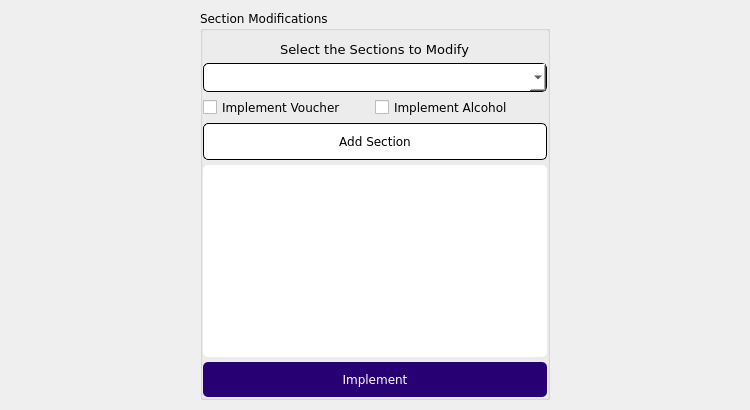
             <widget class="QWidget" name="tab_9">
              <property name="minimumSize">
               <size>
                <width>0</width>
                <height>0</height>
               </size>
              </property>
              <property name="font">
               <font>
                <family>Verdana</family>
               </font>
              </property>
              <property name="styleSheet">
               <string notr="true"/>
              </property>
              <attribute name="title">
               <string>Section Modifications</string>
              </attribute>
              <layout class="QHBoxLayout" name="horizontalLayout_12">
               <property name="spacing">
                <number>0</number>
               </property>
               <property name="leftMargin">
                <number>0</number>
               </property>
               <property name="topMargin">
                <number>10</number>
               </property>
               <property name="rightMargin">
                <number>0</number>
               </property>
               <property name="bottomMargin">
                <number>10</number>
               </property>
               <item>
                <spacer name="horizontalSpacer_24">
                 <property name="orientation">
                  <enum>Qt::Horizontal</enum>
                 </property>
                 <property name="sizeType">
                  <enum>QSizePolicy::Expanding</enum>
                 </property>
                 <property name="sizeHint" stdset="0">
                  <size>
                   <width>200</width>
                   <height>0</height>
                  </size>
                 </property>
                </spacer>
               </item>
               <item>
                <widget class="QGroupBox" name="sectionModification_3">
                 <property name="sizePolicy">
                  <sizepolicy hsizetype="Preferred" vsizetype="Preferred">
                   <horstretch>0</horstretch>
                   <verstretch>0</verstretch>
                  </sizepolicy>
                 </property>
                 <property name="minimumSize">
                  <size>
                   <width>350</width>
                   <height>0</height>
                  </size>
                 </property>
                 <property name="maximumSize">
                  <size>
                   <width>350</width>
                   <height>16777215</height>
                  </size>
                 </property>
                 <property name="font">
                  <font>
                   <family>Verdana</family>
                  </font>
                 </property>
                 <property name="title">
                  <string>Section Modifications</string>
                 </property>
                 <layout class="QGridLayout" name="gridLayout_22">
                  <property name="leftMargin">
                   <number>0</number>
                  </property>
                  <property name="topMargin">
                   <number>10</number>
                  </property>
                  <property name="rightMargin">
                   <number>0</number>
                  </property>
                  <property name="bottomMargin">
                   <number>0</number>
                  </property>
                  <property name="horizontalSpacing">
                   <number>0</number>
                  </property>
                  <property name="verticalSpacing">
                   <number>5</number>
                  </property>
                  <item row="3" column="1" colspan="2">
                   <widget class="QPushButton" name="addSection_3">
                    <property name="font">
                     <font>
                      <family>Verdana</family>
                     </font>
                    </property>
                    <property name="cursor">
                     <cursorShape>PointingHandCursor</cursorShape>
                    </property>
                    <property name="styleSheet">
                     <string notr="true">background-color: rgb(255, 255, 255);
padding: 10px;
border: 1px solid;
border-radius: 5px</string>
                    </property>
                    <property name="text">
                     <string>Add Section</string>
                    </property>
                   </widget>
                  </item>
                  <item row="1" column="1" colspan="2">
                   <widget class="QComboBox" name="sectionList_3">
                    <property name="enabled">
                     <bool>true</bool>
                    </property>
                    <property name="font">
                     <font>
                      <family>Verdana</family>
                     </font>
                    </property>
                    <property name="cursor">
                     <cursorShape>PointingHandCursor</cursorShape>
                    </property>
                    <property name="styleSheet">
                     <string notr="true">QComboBox {
	background-color: rgb(255, 255, 255);
	border: 1px solid;
	padding: 5px;
	border-radius: 5px
}

QComboBox QScrollBar:vertical {
    width: 10px;
}

QComboBox QScrollBar::handle:vertical {
    background-color: rgb(41, 0, 122); 
    min-height: 50px;
	border: 1px solid rgb(235, 235, 235)
}</string>
                    </property>
                   </widget>
                  </item>
                  <item row="6" column="1" colspan="2">
                   <widget class="QPushButton" name="implementVASM">
                    <property name="font">
                     <font>
                      <family>Verdana</family>
                     </font>
                    </property>
                    <property name="cursor">
                     <cursorShape>PointingHandCursor</cursorShape>
                    </property>
                    <property name="styleSheet">
                     <string notr="true">background-color: rgb(39, 0, 116);
padding: 10px;
border: none;
border-radius: 5px;
color: rgb(255, 255, 255)</string>
                    </property>
                    <property name="text">
                     <string>Implement</string>
                    </property>
                   </widget>
                  </item>
                  <item row="5" column="1" colspan="2">
                   <widget class="QTextEdit" name="addedSections_3">
                    <property name="font">
                     <font>
                      <family>Verdana</family>
                     </font>
                    </property>
                    <property name="styleSheet">
                     <string notr="true">background-color: rgb(255, 255, 255);
border-radius: 5px</string>
                    </property>
                   </widget>
                  </item>
                  <item row="0" column="1" colspan="2" alignment="Qt::AlignHCenter">
                   <widget class="QLabel" name="labelSection_3">
                    <property name="font">
                     <font>
                      <family>Verdana</family>
                      <pointsize>10</pointsize>
                     </font>
                    </property>
                    <property name="text">
                     <string>Select the Sections to Modify</string>
                    </property>
                   </widget>
                  </item>
                  <item row="2" column="2">
                   <widget class="QCheckBox" name="imAlcoholSM">
                    <property name="font">
                     <font>
                      <family>Verdana</family>
                     </font>
                    </property>
                    <property name="text">
                     <string>Implement Alcohol</string>
                    </property>
                    <property name="checkable">
                     <bool>true</bool>
                    </property>
                   </widget>
                  </item>
                  <item row="2" column="1">
                   <widget class="QCheckBox" name="imVoucherSM">
                    <property name="enabled">
                     <bool>true</bool>
                    </property>
                    <property name="font">
                     <font>
                      <family>Verdana</family>
                     </font>
                    </property>
                    <property name="text">
                     <string>Implement Voucher</string>
                    </property>
                    <property name="checkable">
                     <bool>true</bool>
                    </property>
                    <property name="checked">
                     <bool>false</bool>
                    </property>
                   </widget>
                  </item>
                 </layout>
                </widget>
               </item>
               <item>
                <spacer name="horizontalSpacer_25">
                 <property name="orientation">
                  <enum>Qt::Horizontal</enum>
                 </property>
                 <property name="sizeType">
                  <enum>QSizePolicy::Expanding</enum>
                 </property>
                 <property name="sizeHint" stdset="0">
                  <size>
                   <width>200</width>
                   <height>0</height>
                  </size>
                 </property>
                </spacer>
               </item>
              </layout>
             </widget>
